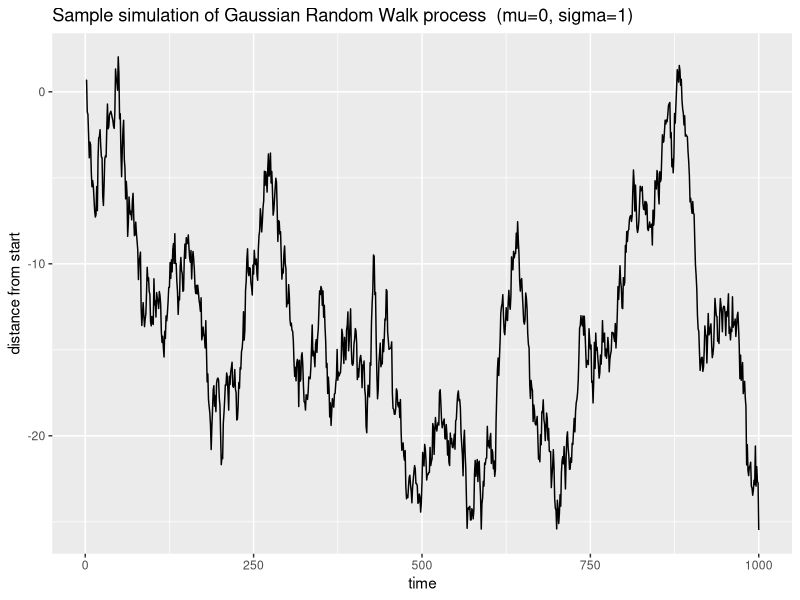
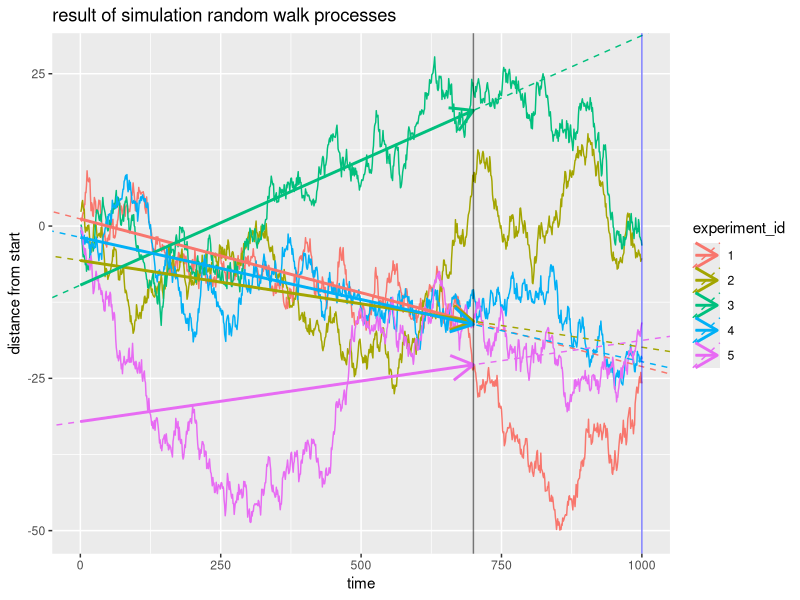

These figures' R source, in order:
## ---- chunk 1
rversion <- R.Version()$version.string
sysname <- Sys.info()["sysname"]
sys.release <- Sys.info()["release"]

# set global markdown options:
library(knitr)
opts_chunk$set(echo = FALSE
              , fig.width = 7
              , fig.height = 4
              , fig.path="figure/")

# libraries:
library(ggplot2)
library(dplyr)
library(grid)
## ---- chunk 2
      time_length = 1000;
       sigma = 1;              
       mu = 0       
       sim_result <- data.frame(t=c(1:time_length), y=0)
       
       set.seed(44)
         
         current_value = 0; # start new random walk from zero level
         for (ind in 1:time_length)
         {      
           delta = rnorm(1,mu,sigma);
           current_value = current_value + delta;
           index = ind 
           sim_result[index,]$y <- current_value           
         }
       
       #prepare dataframe with coefficients in order to diplay in ggplot using common colors for geom_abline and geom_line        
       g <- ggplot(data = sim_result, aes(x=t, y=y)) + geom_line()         
       g <- g + labs(title = "Sample simulation of Gaussian Random Walk process  (mu=0, sigma=1)", x = "time", y = "distance from start")
       g

## ---- chunk 3
       mu <- 0
       time_length = 1000;
       train_regression_period_percentage <- 0.7
       
       sigma = 1;              
       n_experiments = 5;
       
       
       sim_result <- data.frame(t=rep(1:time_length, n_experiments), y=0, experiment_id = as.factor(rep(1:n_experiments, each=time_length)))
       
       set.seed(42)
       for (experiment_id in 1:n_experiments) {
         
         current_value = 0; # start new random walk from zero level
         for (ind in 1:time_length)
         {      
           delta = rnorm(1,mu,sigma);
           current_value = current_value + delta;
           index = ind + (experiment_id-1)*time_length; # calculate position in the dataframe
           sim_result[index,]$y <- current_value
           sim_result[index,]$experiment_id <- experiment_id
         }
       }
       
       
       #prepare dataframe with coefficients in order to diplay in ggplot using common colors for geom_abline and geom_line 
       coeff_df <- data.frame(experiment_id = unique(sim_result$experiment_id), intercept = 0, slope = 0, x = 0, xend = 0, y = 0, yend = 0);
       models = list()
       for (id in 1:n_experiments) {
         first_half <- dplyr::filter(tbl_df(sim_result), experiment_id == id, t <= time_length*train_regression_period_percentage )  
         lm_fit <- lm(y ~ t, first_half)  
         coeff_df[id,]$intercept = lm_fit$coefficients[1];
         coeff_df[id,]$slope = lm_fit$coefficients[2];  
         models[[id]] = lm_fit  
         
         x = 0; xend = time_length*train_regression_period_percentage;
         pred <- predict(lm_fit, data.frame(t = c(x,xend)))
         y = pred[1]
         yend = pred[2]
         
         coeff_df[id,]$x = x;
         coeff_df[id,]$xend = xend;
         coeff_df[id,]$y = y;
         coeff_df[id,]$yend = yend;
       }
       
       g <- ggplot(sim_result, aes(x=t, y=y, color = experiment_id)) + geom_line()  
       g <- g + geom_abline(data = coeff_df, aes(intercept = intercept, slope = slope, color= experiment_id), linetype = 2) # plot linear extrapolation fitted by using half of time series
       g <- g + geom_segment(data = coeff_df, aes(x = x, xend = xend, y=y, yend = yend, color= experiment_id), linetype = 1, size = 1, arrow=arrow()) # linear regression
       g <- g + geom_vline(xintercept = time_length*train_regression_period_percentage, color = "black", alpha = 1/2) # to show half time
       g <- g + geom_vline(xintercept = time_length, color = "blue", alpha = 1/2) # to end of period
       g <- g + labs(title = "result of simulation random walk processes", x = "time", y = "distance from start")
       g

